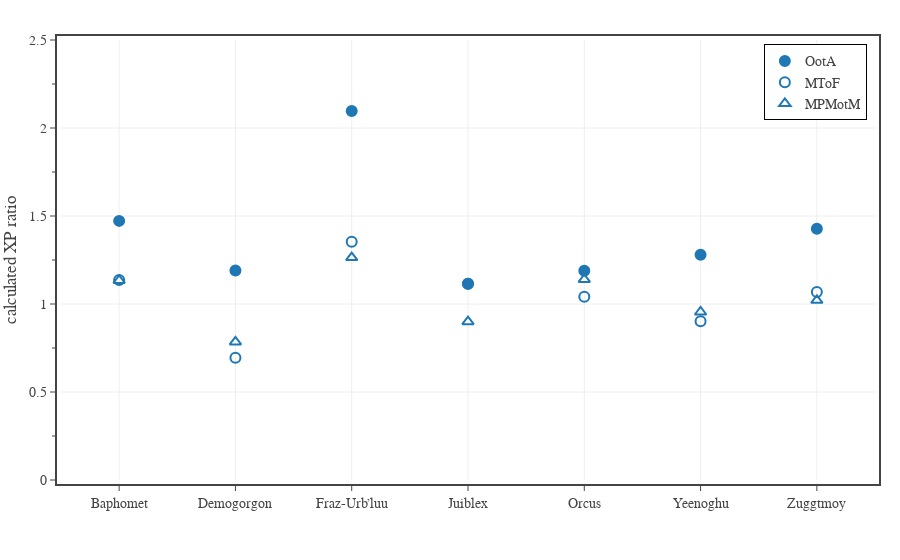
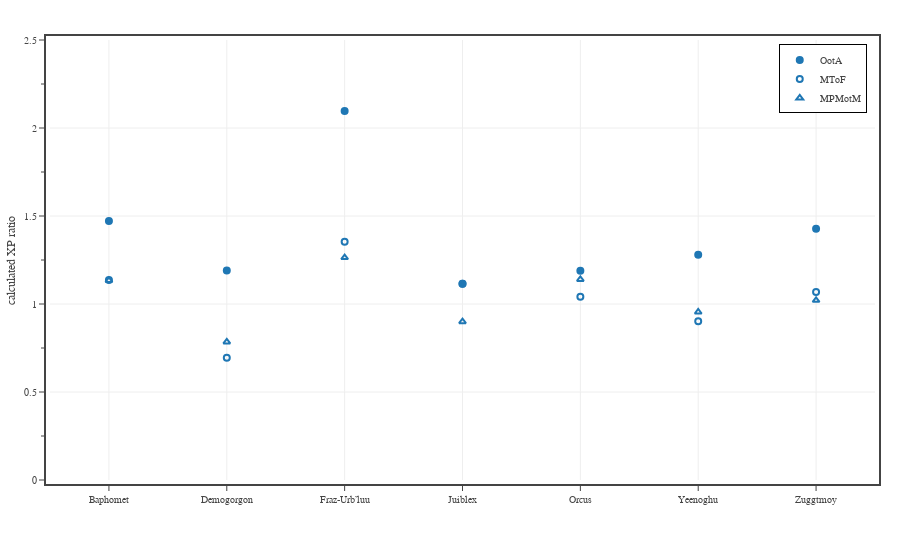

The cell these charts' notebook holds for them, in order:
### Code cell
# list of monsters published in two different books
df1 = df0[df0['CR'].between(1,30) & df0['Legendary'].isin(['LL'])]
dfG = df1.groupby(['Monster','Book']).size().to_frame('Total').reset_index()
dfG = dfG[dfG['Total'].gt(0)]
dfG = dfG.groupby(['Monster']).size().to_frame('Total').reset_index()
dfG = dfG[dfG['Total'].gt(2)]
dupMonsters = dfG['Monster'].tolist()

df1 = df1[df1['Monster'].isin(dupMonsters)]

#books = list(df1['Book'].unique())
books = ['OotA', 'MToF', 'MPMotM']
colors = plt.rcParams['axes.prop_cycle'].by_key()['color']
markers = [
    dict(
        color='#1f77b4', 
        line=dict(color='#1f77b4', width=2),
        size=10,
        symbol='circle',
    ),
    dict(
        color='rgba(0,0,0,0.0)', 
        line=dict(color='#1f77b4', width=2),
        size=10, 
        symbol='circle',
    ),
    dict(
        color='rgba(0,0,0,0.0)', 
        line=dict(color='#1f77b4', width=2),
        size=10, 
        symbol='triangle-up',
    )
]

# create figure
fig = go.Figure()

for book, color, marker in zip(books, colors, markers):
    data = df1[df1['Book'].isin([book])]
    xpr_mean = np.mean(data['eXP Ratio'])
    xpr_std = np.std(data['eXP Ratio'])
    print(f'{book}: {xpr_mean:.2f} ({xpr_std:.2f})')
    text = [f'{x:.0f}' for x in data['CR'].to_list()]
    fig.add_trace(go.Scatter(
        x=data['Monster'], 
        y=data['eXP Ratio'],
        mode='markers',
        marker=marker,
        name=book,
        text=text,
        hovertemplate=
            f'<b>Book:</b> {book}<br>'+
            '<b>Monster:</b> %{x}<br>'+
            '<b>CR:</b> %{text}<br>'+
            '<b>XP ratio:</b> %{y:.2f}'+
            '<extra></extra>'
    ))

# save large format figure
fig.update_layout(
    template=TFB_TEMPLATE,
    xaxis=dict(
        range=[-0.5, len(dupMonsters)-0.5],
    ),
    yaxis=dict(
        title_text='calculated XP ratio',
        range=[0, 2.5],
        tick0=0, dtick=0.5,
        minor=dict(tick0=0, dtick=0.25),
    ),
    legend=dict(
        yanchor='top',  y=0.99,
        xanchor='right', x=0.99,
        orientation='v',
    ),
)

fig.show(config=TFB_CONFIG)
if SAVEFIGS:
    file_name = f'./fig-exp-ratio-vs-monster-demon-lords-large.html'
    fig.write_html(
        file_name, 
        include_plotlyjs=False, 
        full_html=False, 
        config=TFB_CONFIG
    )
    # add style to figure
    with open(file_name, 'r') as fin:
        fig_soup = BeautifulSoup(fin, 'html.parser')

    fig_soup.div['class'] = 'plotly-div-large'
    #fig_soup.div['style'] = 'width:800px; min-width:50%; max-width:100%'
    with open(file_name, 'wb') as fout:
        fout.write(fig_soup.prettify('utf-8'))

# save small format figure
fig.update_traces(marker=dict(size=6))
fig.update_layout(font=dict(size=10), legend=dict(font=dict(size=10)))

fig.show(config=TFB_CONFIG)
if SAVEFIGS:
    file_name = f'./fig-exp-ratio-vs-monster-demon-lords-small.html'
    fig.write_html(
        file_name, 
        include_plotlyjs=False, 
        full_html=False, 
        config=TFB_CONFIG
    )
    # add style to figure
    with open(file_name, 'r') as fin:
        fig_soup = BeautifulSoup(fin, 'html.parser')

    fig_soup.div['class'] = 'plotly-div-small'
    fig_soup.div['style'] = 'aspect-ratio: 600/500;'
    with open(file_name, 'wb') as fout:
        fout.write(fig_soup.prettify('utf-8'))

### Figure 1 — Plotly figure (JSON) as saved in the notebook; plotly's stock layout.template omitted (floating-point values rounded to 4 significant figures)
{"data": [{"hovertemplate": "<b>Book:</b> OotA<br><b>Monster:</b> %{x}<br><b>CR:</b> %{text}<br><b>XP ratio:</b> %{y:.2f}<extra></extra>", "marker": {"color": "#1f77b4", "line": {"color": "#1f77b4", "width": 2}, "size": 10, "symbol": "circle"}, "mode": "markers", "name": "OotA", "text": ["23", "26", "23", "23", "26", "24", "23"], "type": "scatter", "x": ["Baphomet", "Demogorgon", "Fraz-Urb’luu", "Juiblex", "Orcus", "Yeenoghu", "Zuggtmoy"], "y": [1.472, 1.19, 2.096, 1.116, 1.188, 1.279, 1.427]}, {"hovertemplate": "<b>Book:</b> MToF<br><b>Monster:</b> %{x}<br><b>CR:</b> %{text}<br><b>XP ratio:</b> %{y:.2f}<extra></extra>", "marker": {"color": "rgba(0,0,0,0.0)", "line": {"color": "#1f77b4", "width": 2}, "size": 10, "symbol": "circle"}, "mode": "markers", "name": "MToF", "text": ["23", "26", "24", "23", "26", "24", "23"], "type": "scatter", "x": ["Baphomet", "Demogorgon", "Fraz-Urb’luu", "Juiblex", "Orcus", "Yeenoghu", "Zuggtmoy"], "y": [1.137, 0.6943, 1.354, 1.116, 1.041, 0.9019, 1.069]}, {"hovertemplate": "<b>Book:</b> MPMotM<br><b>Monster:</b> %{x}<br><b>CR:</b> %{text}<br><b>XP ratio:</b> %{y:.2f}<extra></extra>", "marker": {"color": "rgba(0,0,0,0.0)", "line": {"color": "#1f77b4", "width": 2}, "size": 10, "symbol": "triangle-up"}, "mode": "markers", "name": "MPMotM", "text": ["23", "26", "24", "24", "26", "25", "23"], "type": "scatter", "x": ["Baphomet", "Demogorgon", "Fraz-Urb’luu", "Juiblex", "Orcus", "Yeenoghu", "Zuggtmoy"], "y": [1.134, 0.7842, 1.264, 0.8997, 1.14, 0.9545, 1.021]}], "layout": {"legend": {"orientation": "v", "x": 0.99, "xanchor": "right", "y": 0.99, "yanchor": "top"}, "xaxis": {"range": [-0.5, 6.5]}, "yaxis": {"dtick": 0.5, "minor": {"dtick": 0.25, "tick0": 0}, "range": [0, 2.5], "tick0": 0, "title": {"text": "calculated XP ratio"}}}}

### Figure 2 — Plotly figure (JSON) as saved in the notebook; plotly's stock layout.template omitted (floating-point values rounded to 4 significant figures)
{"data": [{"hovertemplate": "<b>Book:</b> OotA<br><b>Monster:</b> %{x}<br><b>CR:</b> %{text}<br><b>XP ratio:</b> %{y:.2f}<extra></extra>", "marker": {"color": "#1f77b4", "line": {"color": "#1f77b4", "width": 2}, "size": 6, "symbol": "circle"}, "mode": "markers", "name": "OotA", "text": ["23", "26", "23", "23", "26", "24", "23"], "type": "scatter", "x": ["Baphomet", "Demogorgon", "Fraz-Urb’luu", "Juiblex", "Orcus", "Yeenoghu", "Zuggtmoy"], "y": [1.472, 1.19, 2.096, 1.116, 1.188, 1.279, 1.427]}, {"hovertemplate": "<b>Book:</b> MToF<br><b>Monster:</b> %{x}<br><b>CR:</b> %{text}<br><b>XP ratio:</b> %{y:.2f}<extra></extra>", "marker": {"color": "rgba(0,0,0,0.0)", "line": {"color": "#1f77b4", "width": 2}, "size": 6, "symbol": "circle"}, "mode": "markers", "name": "MToF", "text": ["23", "26", "24", "23", "26", "24", "23"], "type": "scatter", "x": ["Baphomet", "Demogorgon", "Fraz-Urb’luu", "Juiblex", "Orcus", "Yeenoghu", "Zuggtmoy"], "y": [1.137, 0.6943, 1.354, 1.116, 1.041, 0.9019, 1.069]}, {"hovertemplate": "<b>Book:</b> MPMotM<br><b>Monster:</b> %{x}<br><b>CR:</b> %{text}<br><b>XP ratio:</b> %{y:.2f}<extra></extra>", "marker": {"color": "rgba(0,0,0,0.0)", "line": {"color": "#1f77b4", "width": 2}, "size": 6, "symbol": "triangle-up"}, "mode": "markers", "name": "MPMotM", "text": ["23", "26", "24", "24", "26", "25", "23"], "type": "scatter", "x": ["Baphomet", "Demogorgon", "Fraz-Urb’luu", "Juiblex", "Orcus", "Yeenoghu", "Zuggtmoy"], "y": [1.134, 0.7842, 1.264, 0.8997, 1.14, 0.9545, 1.021]}], "layout": {"font": {"size": 10}, "legend": {"font": {"size": 10}, "orientation": "v", "x": 0.99, "xanchor": "right", "y": 0.99, "yanchor": "top"}, "xaxis": {"range": [-0.5, 6.5]}, "yaxis": {"dtick": 0.5, "minor": {"dtick": 0.25, "tick0": 0}, "range": [0, 2.5], "tick0": 0, "title": {"text": "calculated XP ratio"}}}}
